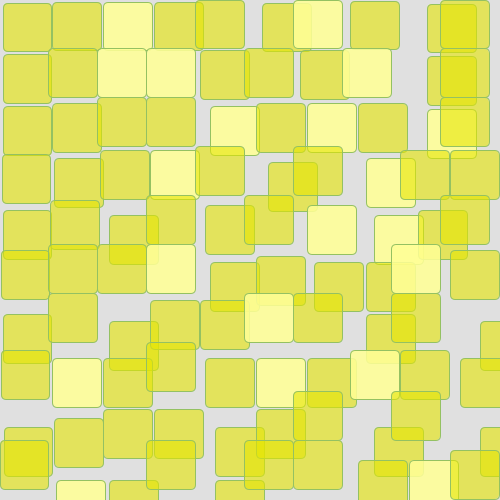
Frame 1 (no input)
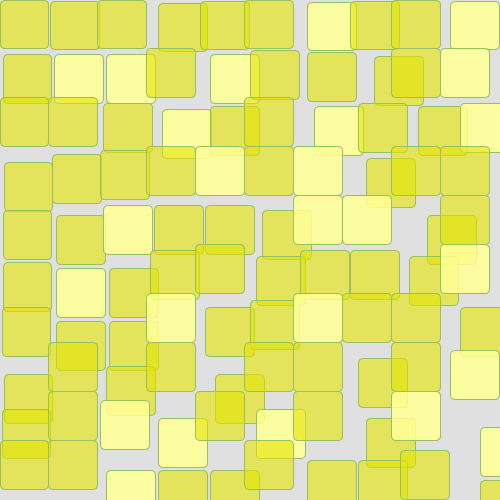
Frame 60 (the mouse pressed at the canvas centre just before this capture)
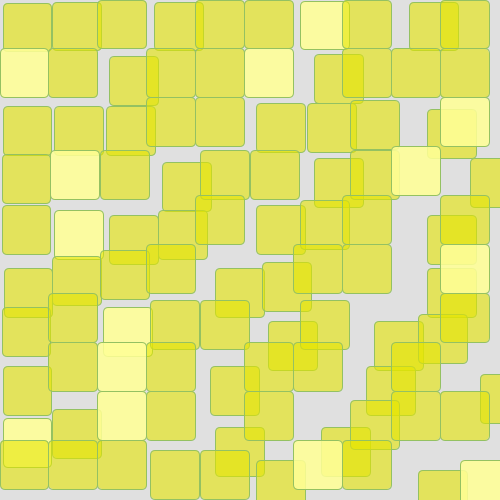
Frame 120 (the mouse held since frame 60 and released just before this capture)

The Processing sketch that drew these frames (run headless with seeded random() and noise(); from frame 60 on, the mouse is pressed at the canvas centre):

// Processing sketch: processing_153848
// ── processing_153848.pde

/*
*Creative Coding
*Week2, Vera Molnar's "squers" variation
*Darko Ilic
*
*/


void setup() {
  
size(500, 500);
rectMode(CORNER);
noStroke();
noFill();
randomSeed(day() + hour() + second()+ millis());     
frameRate(5);  //set the frame rate to 1 draw() calls per second

}

void draw() {
  
  background(224);                
     
  int num = 10; //select  a random number of square in each raw, in each frame
  int gap = 1;  //select a random gap between each square
  float r = 0;
  
  float cellsize = ( width - (num+1)*gap ) / (float)num;   // calculate the size of each square for the given number of squares and gap between them  
  
  for(int i=0; i<num; i++) {
     for (int j=0; j<num; j++) {      
       r = random(1);
       gap = (int) random(-1,5);
        
       if(r < 0.8) 
       {
         stroke(148,193,98);
         fill(230,230,0,150);
       } else 
       {
         fill(255,255,150,220);         
       }     
       rect(gap* (i+1) + cellsize*i, gap*(j+1) + cellsize * j, cellsize, cellsize,5,5,5,5);
       
       //print out the size of each square
       println("cellsize = " + cellsize);
       println("gap = " + gap);
         
     } //end of j     
   } // end of i  
} //end of draw
